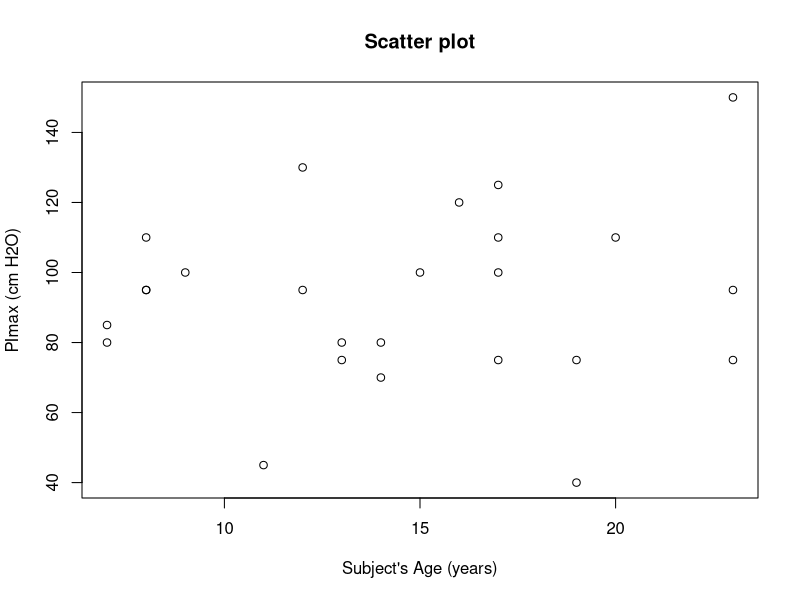

This chart was generated by the following R code:
# Scatter plot: the StatsDirect help illustration (PImax, the maximal static
# inspiratory pressure, against age in 25 patients with cystic fibrosis, Altman 1991;
# the test workbook's Graphics worksheet columns "PImax (cm H2O)" and "Subject's Age
# (years)") in R
pimax <- c(80, 85, 110, 95, 95, 100, 45, 95, 130, 75, 80, 70, 80, 100, 120, 110, 125,
           75, 100, 40, 75, 110, 150, 75, 95)
age <- c(7, 7, 8, 8, 8, 9, 11, 12, 12, 13, 13, 14, 14, 15, 16, 17, 17, 17, 17, 19, 19,
         20, 23, 23, 23)

# StatsDirect draws one open circle for each row of the two columns, scales both axes
# to the data, titles the axes with the column titles and the chart "Scatter plot".
# A row with a missing value in either column is left out, as plot() leaves out a
# pair that holds an NA. R's default marker (pch = 1) is the same open circle.
plot(age, pimax, xlab = "Subject's Age (years)", ylab = "PImax (cm H2O)",
     main = "Scatter plot")

# What the plot shows, in words
cat("Scatter plot of PImax (cm H2O) against Subject's Age (years):", length(age),
    "points\n")
cat("Age from", min(age), "to", max(age), "years; PImax from", min(pimax), "to",
    max(pimax), "cm H2O\n")

# StatsDirect's option to join the markers with lines (the Line plot) first sorts the
# points by X, so the segments run left to right whatever the row order; in R sort
# the rows the same way before asking for lines with type = "b":
# o <- order(age, -pimax)
# plot(age[o], pimax[o], type = "b", xlab = "Subject's Age (years)",
#      ylab = "PImax (cm H2O)", main = "Line plot")
# A further series goes on the same axes with points(), given a different marker
# (pch) and a legend, as StatsDirect does when more than one series is plotted.
